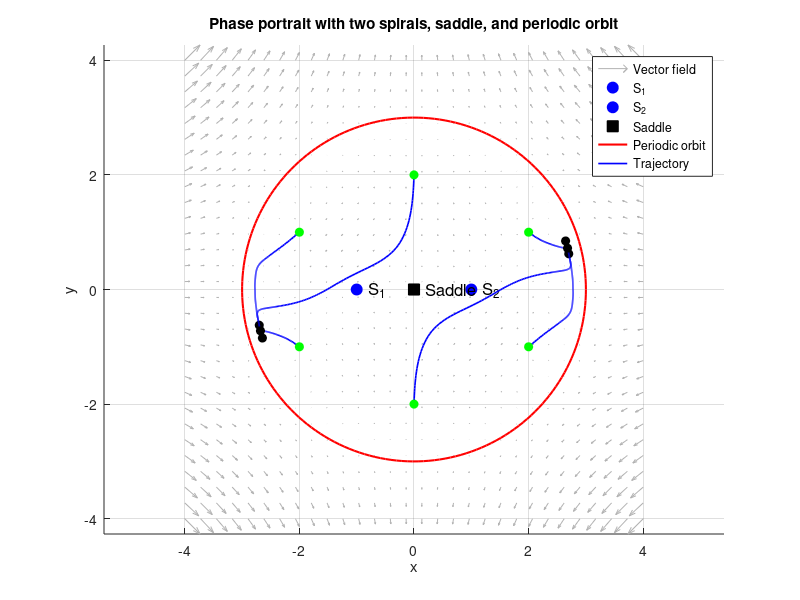

MATLAB code to generate this figure:
%% Realistic 2D phase portrait with two spirals, a saddle, and periodic orbit
clear; clc; close all;

% Grid for vector field
[x,y] = meshgrid(linspace(-4,4,30), linspace(-4,4,30));

% Parameters for synthetic vector field
% Two spirals at (-1,0) and (1,0), saddle at (0,0)
S1 = [-1,0]; S2 = [1,0]; Sad = [0,0];

% Define synthetic vector field
u = -(x-S1(1)) - (y-S1(2));  % attraction to S1
v = (x-S1(1)) - (y-S1(2));

u2 = -(x-S2(1)) - (y-S2(2)); % attraction to S2
v2 = (x-S2(1)) - (y-S2(2));

u_saddle = (x-Sad(1)) .* (1-(x.^2+y.^2)/8); % unstable along x
v_saddle = -(y-Sad(2)) .* (1-(x.^2+y.^2)/8); % stable along y

% Combine vector fields (weighted)
u_total = u.*exp(-((x+1).^2+(y).^2)) + u2.*exp(-((x-1).^2+y.^2)) + u_saddle;
v_total = v.*exp(-((x+1).^2+(y).^2)) + v2.*exp(-((x-1).^2+y.^2)) + v_saddle;

% Plot vector field
figure; hold on; axis equal; grid on
quiver(x,y,u_total,v_total,1,'Color',[0.7 0.7 0.7])

% Plot stable spirals and saddle
plot(S1(1), S1(2), 'bo', 'MarkerFaceColor','b', 'MarkerSize',8)
text(S1(1)+0.2,S1(2),'S_1','FontSize',12)
plot(S2(1), S2(2), 'bo', 'MarkerFaceColor','b', 'MarkerSize',8)
text(S2(1)+0.2,S2(2),'S_2','FontSize',12)
plot(Sad(1), Sad(2), 'ks', 'MarkerFaceColor','k', 'MarkerSize',8)
text(Sad(1)+0.2,Sad(2),'Saddle','FontSize',12)

% Outer periodic orbit (approximate)
theta = linspace(0,2*pi,200);
R = 3; xc = 0; yc = 0;
xP = xc + R*cos(theta);
yP = yc + R*sin(theta);
plot(xP, yP, 'r', 'LineWidth',1.5)

% Plot sample trajectories
traj_ICs = [-2,1; -2,-1; 2,1; 2,-1; 0,2; 0,-2];
tspan = 0:0.05:20;
for k = 1:size(traj_ICs,1)
    [t,Y] = ode45(@(t,Y) [interp2(x,y,u_total,Y(1),Y(2)); ...
                           interp2(x,y,v_total,Y(1),Y(2))], tspan, traj_ICs(k,:));
    plot(Y(:,1),Y(:,2),'b','LineWidth',1.2)
    plot(Y(1,1),Y(1,2),'go','MarkerFaceColor','g') % initial
    plot(Y(end,1),Y(end,2),'ko','MarkerFaceColor','k') % final
end

xlabel('x'); ylabel('y'); title('Phase portrait with two spirals, saddle, and periodic orbit')
legend('Vector field','S_1','S_2','Saddle','Periodic orbit','Trajectory','Location','best')
